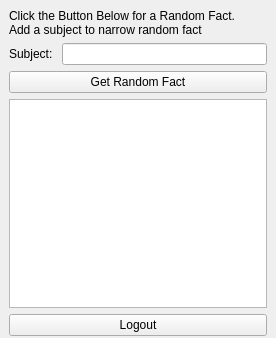
<?xml version="1.0" encoding="UTF-8"?>
<ui version="4.0">
 <class>RandomFact</class>
 <widget class="QWidget" name="RandomFact">
  <property name="geometry">
   <rect>
    <x>0</x>
    <y>0</y>
    <width>276</width>
    <height>338</height>
   </rect>
  </property>
  <property name="windowTitle">
   <string>Form</string>
  </property>
  <widget class="QWidget" name="verticalLayoutWidget">
   <property name="geometry">
    <rect>
     <x>9</x>
     <y>9</y>
     <width>258</width>
     <height>327</height>
    </rect>
   </property>
   <layout class="QVBoxLayout" name="verticalLayout">
    <item>
     <widget class="QLabel" name="label">
      <property name="text">
       <string>Click the Button Below for a Random Fact. 
Add a subject to narrow random fact</string>
      </property>
     </widget>
    </item>
    <item>
     <layout class="QHBoxLayout" name="horizontalLayout">
      <item>
       <widget class="QLabel" name="label_2">
        <property name="text">
         <string>Subject: </string>
        </property>
       </widget>
      </item>
      <item>
       <widget class="QLineEdit" name="lineEdit"/>
      </item>
     </layout>
    </item>
    <item>
     <widget class="QPushButton" name="getfact_but">
      <property name="text">
       <string>Get Random Fact</string>
      </property>
     </widget>
    </item>
    <item>
     <widget class="QTextBrowser" name="fact_display"/>
    </item>
    <item>
     <widget class="QPushButton" name="logout_but">
      <property name="text">
       <string>Logout</string>
      </property>
     </widget>
    </item>
   </layout>
  </widget>
 </widget>
 <resources/>
 <connections/>
</ui>
